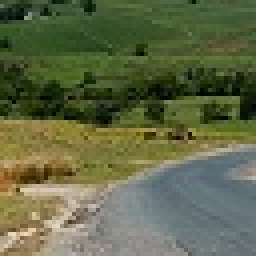
#> input picture experiments/Input/road_sign_backgrounds/rsb0.jpg, 64 x 64 px (shown 4 times larger)
$ python -i exp1_GTSRB.py   (imports and definitions only)
#> lines starting #> are read from the running program, lines starting #| are printed output that depends on the picture; after the words box and inside, x2 and y2 are one past the last pixel; in counts of white or black regions, pixels touching at a corner belong together
#> further down, picture is the input picture: shape (64, 64, 3); mean B, G, R 69.8, 103.4, 96
from keras import Sequential
from keras.layers import Dense, Conv2D, MaxPool2D, Dropout, Flatten
import keras.layers as layers
from itertools import chain
from PIL import Image
import pandas as pd
import numpy as np
import cv2
import random
import os
from operator import itemgetter

from metamorphic_relations.Data import Data
from metamorphic_relations.ImageMR import ImageMR
from metamorphic_relations.MR import MR
from metamorphic_relations.MRModel import MRModel
from metamorphic_relations.Results import Results


# [170 lines left out: functions get_road_signs_DSMRs, get_road_signs_model, remove_center_circle_transform, change_circle_background, pick_random_background, find_circles and 2 more, not called in this run]


def find_triangles(img):
    # S. A. Khan, “How to detect a triangle in an image using opencv python?”
    # https://www.tutorialspoint.com/how-to-detect-a-triangle-in-an-image-using-opencv-python#,
    # 2022, accessed: 11/03/2023.

    gray = cv2.cvtColor(img, cv2.COLOR_BGR2GRAY)
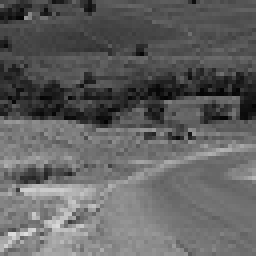
#> gray: shape (64, 64) (shown 4 times larger); min 2, max 221, mean 97.3

    # apply thresholding to convert the grayscale image to a binary image
    kernel = np.ones((2, 2), np.uint8)
    dilation = cv2.dilate(gray, kernel, iterations=1)
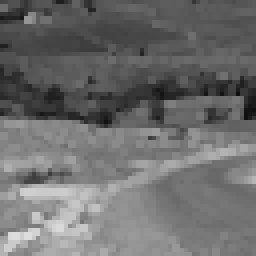
#> dilation: shape (64, 64) (shown 4 times larger); min 15, max 221, mean 109.2
    blur = cv2.GaussianBlur(dilation, (3, 3), 0)
    thresh = cv2.adaptiveThreshold(blur, 255, cv2.ADAPTIVE_THRESH_MEAN_C, cv2.THRESH_BINARY_INV, 3, 2)
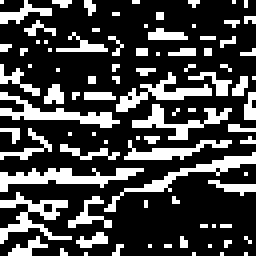
#> thresh: shape (64, 64) (shown 4 times larger); 26.5% white in thin lines or dots

    # find the contours
    contours, hierarchy = cv2.findContours(thresh, cv2.RETR_TREE, cv2.CHAIN_APPROX_SIMPLE)
#> contours = 91 contours, 84 with area under 20; largest, box (x1, y1, x2, y2) and area: (0, 42, 36, 48) 56, (0, 23, 30, 32) 45, (0, 48, 18, 61) 44, (26, 38, 64, 53) 42, (29, 18, 53, 28) 40, (33, 26, 58, 35) 35, (31, 35, 58, 40) 28

    triangles = []

    for cnt in contours:
        approx = cv2.approxPolyDP(cnt, 0.03 * cv2.arcLength(cnt, True), True)

        if len(approx) == 3:
            triangles.append(approx)
#> this loop made 91 passes
#> approx on passes 1, 2, 3, 4, 5, 6, 7, 8, 11, 12, 15, 16: [[61, 63]], [[55, 63]], [[48, 63]], [[21, 63]], [[15, 62], [15, 63], [16, 63]], [[52, 61]], [[41, 61], [42, 61]], [[37, 61]], [[61, 59], [62, 60]], [[45, 59], [45, 61], [46, 61], [46, 60]], [[55, 56], [57, 56]], [[53, 56]]
#> (cnt, approx) on passes 10, 31, 44, 57, 58: ([[56, 60], [56, 61], [57, 60]], [[57, 60], [56, 60], [56, 61]]), ([[62, 34], [61, 35], [60, 35], [63, 35]], [[63, 35], [62, 34], [61, 35], [60, 35]]), ([[18, 23], [18, 24], [19, 23]], [[19, 23], [18, 23], [18, 24]]), ([[47, 16], [46, 17], [47, 16], [48, 16]], [[48, 16], [47, 16], [46, 17], [47, 16]]), ([[28, 16], [28, 17], [29, 16]], [[29, 16], [28, 16], [28, 17]])
#> after the loop, triangles = 9 contours, 8 with area under 20; largest, box (x1, y1, x2, y2) and area: (0, 42, 36, 48) 70

    if len(triangles) == 0:
        return None, None

    index_big_triangle = np.array(
        [(t[0][0][0] - t[1][0][0]) ** 2 + (t[0][0][1] - t[1][0][1]) ** 2 for t in triangles]).argmax()
#> index_big_triangle = 3
    t = triangles[index_big_triangle]
#> t = [[0, 47], [35, 42], [0, 43]]

    if cv2.arcLength(t, True) < 100:
        return None, None

    return get_inner_outer_tri(t, 7)


# [34 lines left out: functions get_inner_outer_tri, get_images, not called in this run]


def load_image_road_signs(path, path_func):
    df = pd.read_excel('GTSRB/' + path + '.xlsx')
    df = df.dropna()

    paths = [path for path in df["Path"] if path_func(path)]

    x = get_images('GTSRB/', paths)

    y = np.array([df["ClassId"][i] for i in range(len(df["ClassId"])) if path_func(df["Path"][i])])

    return x, y


def load_road_signs():
    try:

        train = load_image_road_signs("Train", lambda x: '00029.png' in x)
        test = load_image_road_signs("Test", lambda x: True)

        with open('Input/road_sign_data.npy', 'wb') as f:
            np.save(f, train[0])
            np.save(f, train[1])
            np.save(f, test[0])
            np.save(f, test[1])

    except():

        raise Exception(
            "GTSRB data missing, download from https://www.kaggle.com/datasets/meowmeowmeowmeowmeow/gtsrb-german-traffic-sign")


def read_road_sign_data(num_test=-1):
    if not os.path.exists('Input/road_sign_data.npy'):
        load_road_signs()

    with open('Input/road_sign_data.npy', "rb") as f:
        train_x = np.load(f)
        train_y = np.load(f)
        test_x = np.load(f)
        test_y = np.load(f)

    return Data(train_x, train_y, test_x[:num_test], test_y[:num_test], max_y=43)


# [1 line that did not run here, left out]

# [1 line that did not run here, left out]

# [1 line that did not run here, left out]

# [1 line that did not run here, left out]
# [2 lines not run here, left out]

# [1 line that did not run here, left out]
# [1 line not run here, left out]

# [1 line that did not run here, left out]
# [2 lines not run here, left out]

>>> import cv2
>>> picture = cv2.imread('Input/road_sign_backgrounds/rsb0.jpg')
>>> result = find_triangles(picture)

$ run again, on experiments/Input/road_sign_backgrounds/rsb4.jpg
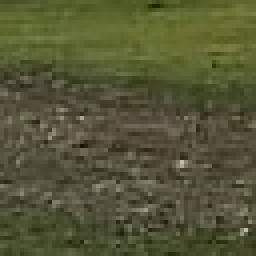
#> input picture experiments/Input/road_sign_backgrounds/rsb4.jpg, 64 x 64 px (shown 4 times larger)
#> picture is the input picture: shape (64, 64, 3); mean B, G, R 54.2, 86.2, 84.6
#> in find_triangles, `dilation = cv2.dilate(gray, kernel, iterations=1)`:
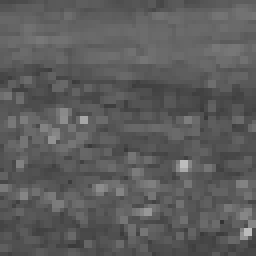
#> dilation: shape (64, 64) (shown 4 times larger); min 51, max 189, mean 92.2
#> in find_triangles, `thresh = cv2.adaptiveThreshold(blur, 255, cv2.ADAPTIVE_THRESH_MEAN_C, ..`:
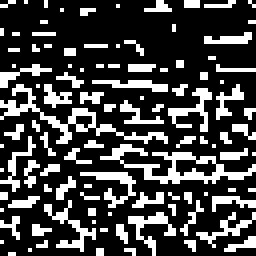
#> thresh: shape (64, 64) (shown 4 times larger); 26.5% white in thin lines or dots
#> contours = 107 contours, 104 with area under 20; largest, box (x1, y1, x2, y2) and area: (25, 36, 64, 46) 90, (0, 21, 42, 36) 56, (43, 39, 55, 45) 40
#> the loop in find_triangles, `for cnt in contours:` made 107 passes
#> approx on passes 1, 2, 3, 4, 5, 6, 7, 9: [[2, 63], [3, 63]], [[31, 62], [32, 62], [33, 63], [33, 62]], [[24, 62], [24, 63], [25, 63], [25, 62]], [[7, 62]], [[46, 60], [48, 62], [48, 60]], [[11, 60], [10, 61], [9, 61], [11, 61]], [[0, 60]], [[25, 57], [26, 57]]
#> after the loop in find_triangles, `for cnt in contours:`: triangles = 5 contours, all with area under 20
#> index_big_triangle = 3
#> t = [[23, 20], [41, 22], [37, 20]]
